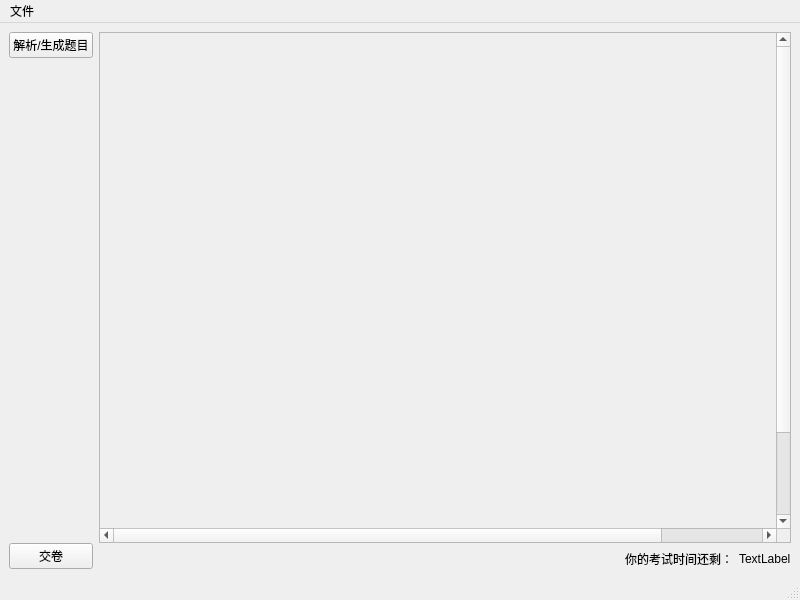
<?xml version="1.0" encoding="UTF-8"?>
<ui version="4.0">
 <class>MainWindow</class>
 <widget class="QMainWindow" name="MainWindow">
  <property name="geometry">
   <rect>
    <x>0</x>
    <y>0</y>
    <width>800</width>
    <height>600</height>
   </rect>
  </property>
  <property name="windowTitle">
   <string>MainWindow</string>
  </property>
  <widget class="QWidget" name="centralwidget">
   <layout class="QHBoxLayout" name="horizontalLayout_2">
    <item>
     <layout class="QVBoxLayout" name="verticalLayout_2">
      <item>
       <widget class="QPushButton" name="pushButton">
        <property name="text">
         <string>解析/生成题目</string>
        </property>
       </widget>
      </item>
      <item>
       <spacer name="verticalSpacer">
        <property name="orientation">
         <enum>Qt::Vertical</enum>
        </property>
        <property name="sizeHint" stdset="0">
         <size>
          <width>20</width>
          <height>40</height>
         </size>
        </property>
       </spacer>
      </item>
      <item>
       <widget class="QPushButton" name="pushButton_2">
        <property name="text">
         <string>交卷</string>
        </property>
       </widget>
      </item>
     </layout>
    </item>
    <item>
     <layout class="QVBoxLayout" name="verticalLayout">
      <item>
       <widget class="QScrollArea" name="scrollArea">
        <property name="minimumSize">
         <size>
          <width>0</width>
          <height>0</height>
         </size>
        </property>
        <property name="widgetResizable">
         <bool>true</bool>
        </property>
        <widget class="QWidget" name="scrollAreaWidgetContents">
         <property name="geometry">
          <rect>
           <x>0</x>
           <y>0</y>
           <width>800</width>
           <height>600</height>
          </rect>
         </property>
         <property name="minimumSize">
          <size>
           <width>800</width>
           <height>600</height>
          </size>
         </property>
        </widget>
       </widget>
      </item>
      <item>
       <layout class="QHBoxLayout" name="horizontalLayout">
        <item>
         <spacer name="horizontalSpacer">
          <property name="orientation">
           <enum>Qt::Horizontal</enum>
          </property>
          <property name="sizeHint" stdset="0">
           <size>
            <width>40</width>
            <height>20</height>
           </size>
          </property>
         </spacer>
        </item>
        <item>
         <widget class="QLabel" name="label">
          <property name="text">
           <string>你的考试时间还剩：</string>
          </property>
         </widget>
        </item>
        <item>
         <widget class="QLabel" name="label_2">
          <property name="text">
           <string>TextLabel</string>
          </property>
         </widget>
        </item>
       </layout>
      </item>
     </layout>
    </item>
   </layout>
  </widget>
  <widget class="QMenuBar" name="menubar">
   <property name="geometry">
    <rect>
     <x>0</x>
     <y>0</y>
     <width>800</width>
     <height>25</height>
    </rect>
   </property>
   <widget class="QMenu" name="menu">
    <property name="title">
     <string>文件</string>
    </property>
    <addaction name="action1"/>
   </widget>
   <addaction name="menu"/>
  </widget>
  <widget class="QStatusBar" name="statusbar"/>
  <action name="action1">
   <property name="text">
    <string>设置题库</string>
   </property>
   <property name="toolTip">
    <string>读取外部题库</string>
   </property>
  </action>
 </widget>
 <resources/>
 <connections/>
</ui>
